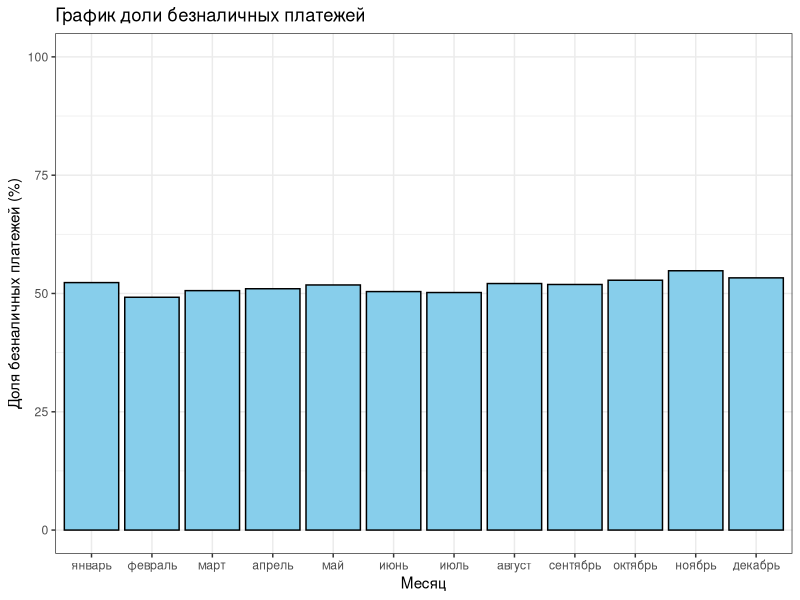
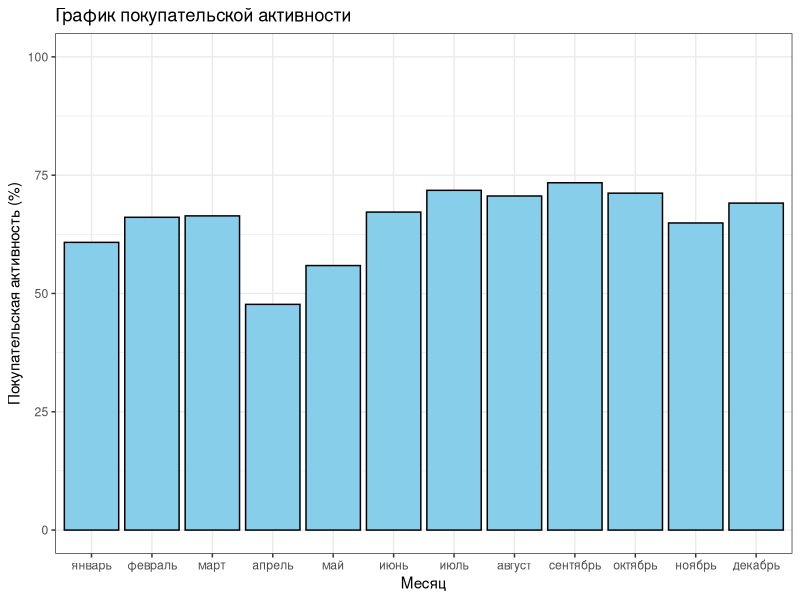
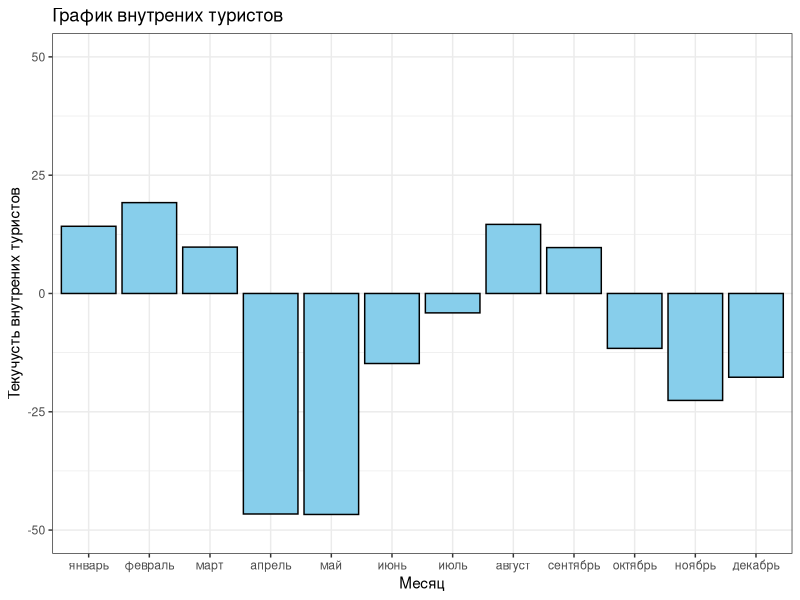
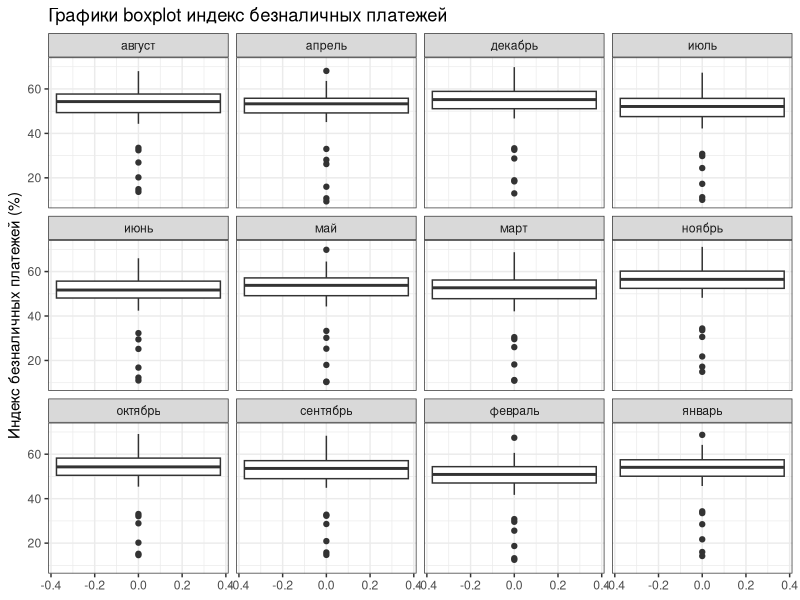
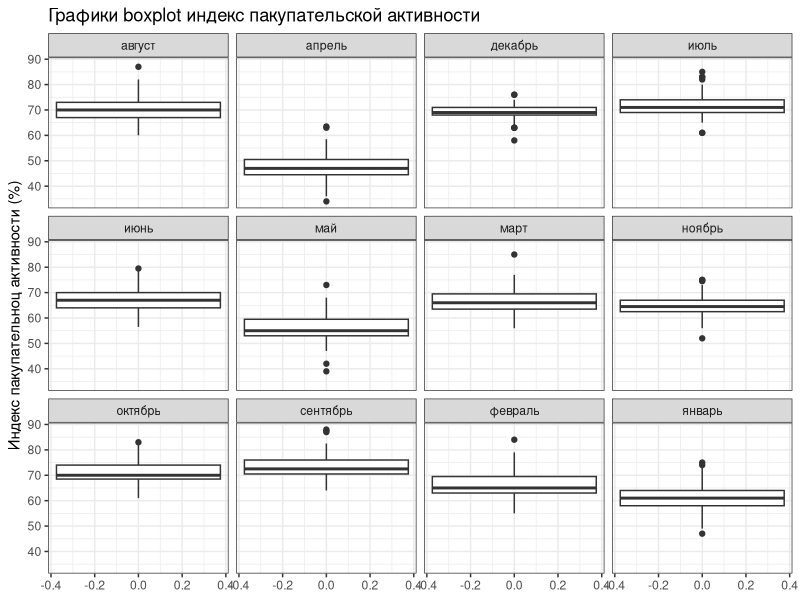
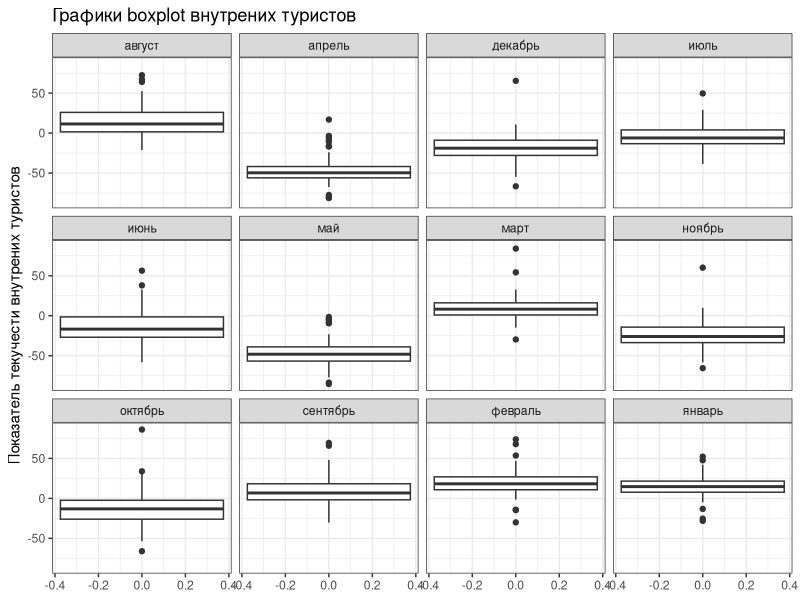
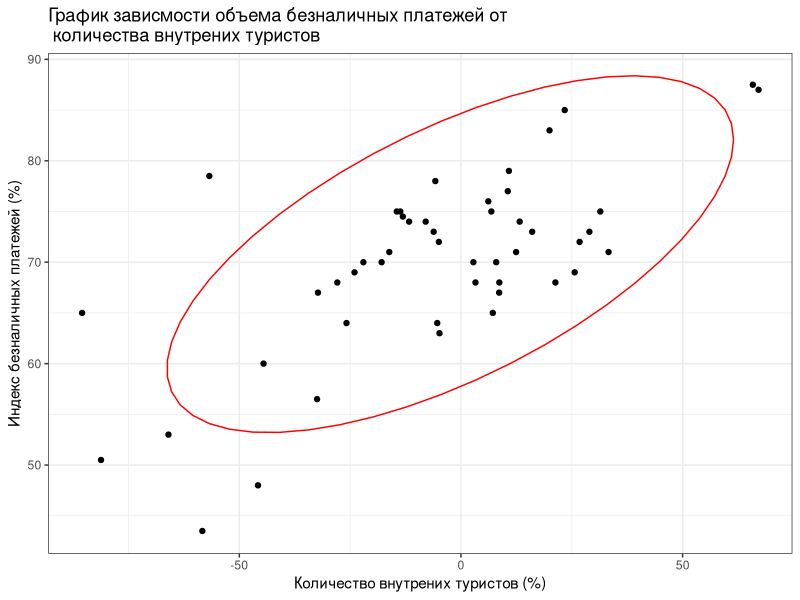

Reproduce these figures in R, in order.
## ---- chunk 1
setwd('/Users/yadonistroman/Documents/GitHub/trustus-r/data')
library(tidyverse)
library(readxl)
df <- read_excel('total.xlsx')
## ---- chunk 2
summary(df$Индекс.БП)
summary(df$Индекс.ПА)
summary(df$Количество.ВТ)
## ---- chunk 3
df_for_graf <- df %>% group_by(Месяц) %>% summarise(Индекс.БП = round(mean(Индекс.БП), 1),
                                                    Индекс.ПА = round(mean(Индекс.ПА), 1),
                                                    Количество.ВТ = round(mean(Количество.ВТ), 1))

df_for_graf$Месяц <- factor(df_for_graf$Месяц, levels = c('январь', 'февраль', 'март', 'апрель', 'май', 'июнь', 
                                                          'июль', 'август', 'сентябрь', 'октябрь', 'ноябрь', 'декабрь'))

ggplot(data = df_for_graf, aes(x = Месяц, y = Индекс.БП)) + 
  geom_col(fill = 'skyblue',
           col = 'black') +
  ylim(0, 100) +
  theme_bw() +
  labs(title = 'График доли безналичных платежей',
       x = 'Месяц',
       y = 'Доля безналичных платежей (%)')

ggplot(data = df_for_graf, aes(x = Месяц, y = Индекс.ПА)) + 
  geom_col(fill = 'skyblue',
           col = 'black') +
  ylim(0, 100) +
  theme_bw() +
  labs(title = 'График покупательской активности',
       x = 'Месяц',
       y = 'Покупательская активность (%)')

ggplot(data = df_for_graf, aes(x = Месяц, y = Количество.ВТ)) + 
  geom_col(fill = 'skyblue',
           col = 'black') +
  ylim(-50, 50) +
  theme_bw() +
  labs(title = 'График внутрених туристов',
       x = 'Месяц',
       y = 'Текучусть внутрених туристов')
## ---- chunk 4
ggplot(data = df, aes(y = Индекс.БП)) + 
  geom_boxplot() + 
  facet_wrap(~Месяц) +
  theme_bw() +
  ggtitle('Графики boxplot индекс безналичных платежей') +
  ylab('Индекс безналичных платежей (%)')


ggplot(data = df, aes(y = Индекс.ПА)) + 
  geom_boxplot() + 
  facet_wrap(~Месяц) +
  theme_bw() +
  ggtitle('Графики boxplot индекс пакупательской активности') +
  ylab('Индекс пакупательноц активности (%)')

ggplot(data = df, aes(y = Количество.ВТ)) + 
  geom_boxplot() + 
  facet_wrap(~Месяц) +
  theme_bw() +
  ggtitle('Графики boxplot внутрених туристов') +
  ylab('Показатель текучести внутрених туристов')
## ---- chunk 5
extra <- function(data) {
  iqr <- IQR(data)
  q1 <- quantile(data, 0.25)
  q3 <- quantile(data, 0.75)
  lower_b <- q1 - 1.5 * iqr
  upper_b <- q3 + 1.5 * iqr
  return(c(lower_b, upper_b))
}

test_pa <- extra(df$Индекс.ПА)
df_test_pa <- df[df$Индекс.ПА < test_pa[1] | df$Индекс.ПА > test_pa[2], ]

test_bp <- extra(df$Индекс.БП)
df_test_bp <- df[df$Индекс.БП < test_bp[1] | df$Индекс.БП > test_bp[2], ]

test_vt <- extra(df$Количество.ВТ)
df_test_vt <- df[df$Количество.ВТ < test_vt[1] | df$Количество.ВТ > test_vt[2], ]
## ---- chunk 6
df_top_pa <- df %>% 
  group_by(Регион) %>% 
  summarise(`Индекс.ПА` = round(mean(Индекс.ПА), 1))

df_top_pa <- arrange(df_top_pa, desc(Индекс.ПА)) %>% top_n(30)
## ---- chunk 7
df_top_bp <- df %>% 
  group_by(Регион) %>% 
  summarise(`Индекс.БП` = round(mean(Индекс.БП), 1))

df_top_bp <- arrange(df_top_bp, desc(Индекс.БП)) %>% top_n(30)
## ---- chunk 8
df_top_bp_pa <- inner_join(df_top_bp, df_top_pa, by = 'Регион')
## ---- chunk 9
df_top <- df[df$Регион %in% df_top_bp_pa$Регион, ]
## ---- chunk 10
df_top <- df_top[df_top$Количество.ВТ > 0, ]
# согласно датафрейму df_top пропишем вектор в котором приток туристов виден хотябы в пяти месяцах
target_v <- c('калининградская область', 'камчатский край', 'кировская область', 'нижегородская область')
df_final <- df[df$Регион %in% target_v, ]
## ---- chunk 11
ggplot(data = df_final, aes(x = Количество.ВТ, y = Индекс.ПА)) + 
  geom_point() +
  theme_bw() +
  stat_ellipse(color = 'red') +
  labs(title = 'График зависмости объема безналичных платежей от\n количества внутрених туристов',
       x = 'Количество внутрених туристов (%)',
       y = 'Индекс безналичных платежей (%)')
## ---- chunk 12
cor.test(df_final$Количество.ВТ, df_final$Индекс.ПА)
